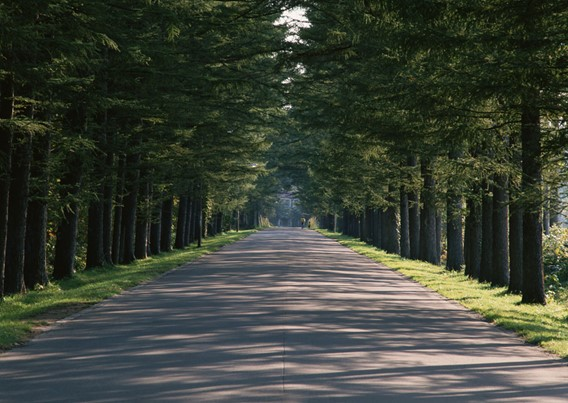
#> input picture image forgery/hxj/Opencv-python/1.jpg, 568 x 403 px
$ python Feature.py
#> lines starting #> are read from the running program, lines starting #| are printed output that depends on the picture; after the words box and inside, x2 and y2 are one past the last pixel; in counts of white or black regions, pixels touching at a corner belong together
import cv2 as cv
import numpy as np
import matplotlib.pyplot as plt

img = cv.imread('1.jpg')
#> img is the input picture: shape (403, 568, 3); mean B, G, R 54.2, 65.7, 59.9
gray = cv.cvtColor(img, cv.COLOR_BGR2GRAY)
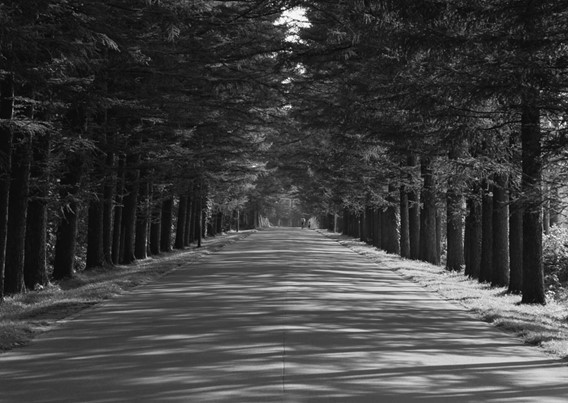
#> gray: shape (403, 568); min 1, max 254, mean 62.6

img = cv.rectangle(img, (200, 0), (300, 403), (0, 255, 0), 2)
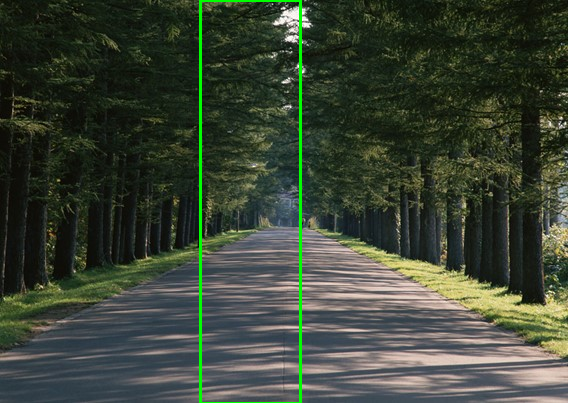
#> img: shape (403, 568, 3); 1.18% of pixels changed, all inside (x1, y1, x2, y2) = (199, 0, 302, 403)
cv.imshow('local_pixel', img)


# 提取图片像素到矩阵
pixel_data = np.array(gray)
# 提取目标区域
box_data = pixel_data[:, 0:403]
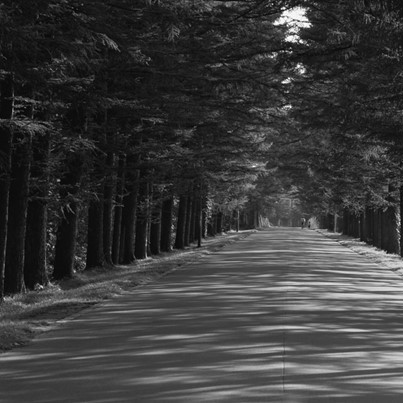
#> box_data: shape (403, 403); min 1, max 254, mean 58.7
# 矩阵行求和
pixel_sum = np.sum(box_data, axis=1)
#> pixel_sum = 403 values, max 47014 at index 289, min 12539 at index 53, mean 23657.6

x = range(403)
fig = plt.figure()
ax1 = fig.add_subplot(1, 1, 1)
plt.figure(1)
ax1.bar(x, pixel_sum)


plt.show()
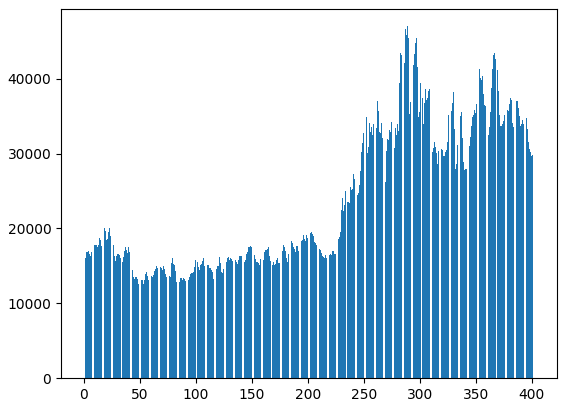
#> figure drawn by matplotlib, 1 panel; tallest bar 47014 high, from x = 288.6 to 289.4

key = cv.waitKey(0) & 0xff
#> (key q is pressed here)
if key == ord('q'):
    cv.destroyAllWindows()
